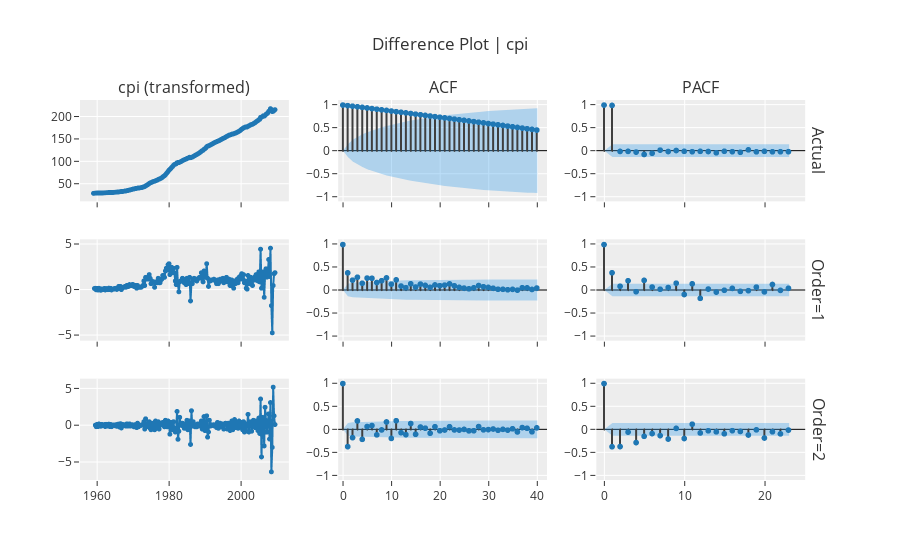

Notebook code for this chart:
### Markdown cell above
### 6. Based on your analysis of the CPI data, which ARIMA model do you think would be the most appropriate? Justify your choice of parameters and explain if there's a need to consider a SARIMA model.

### Code cell
exp.plot_model(plot="diff", data_kwargs={"order_list": [1,2], "acf": True, "pacf": True})
